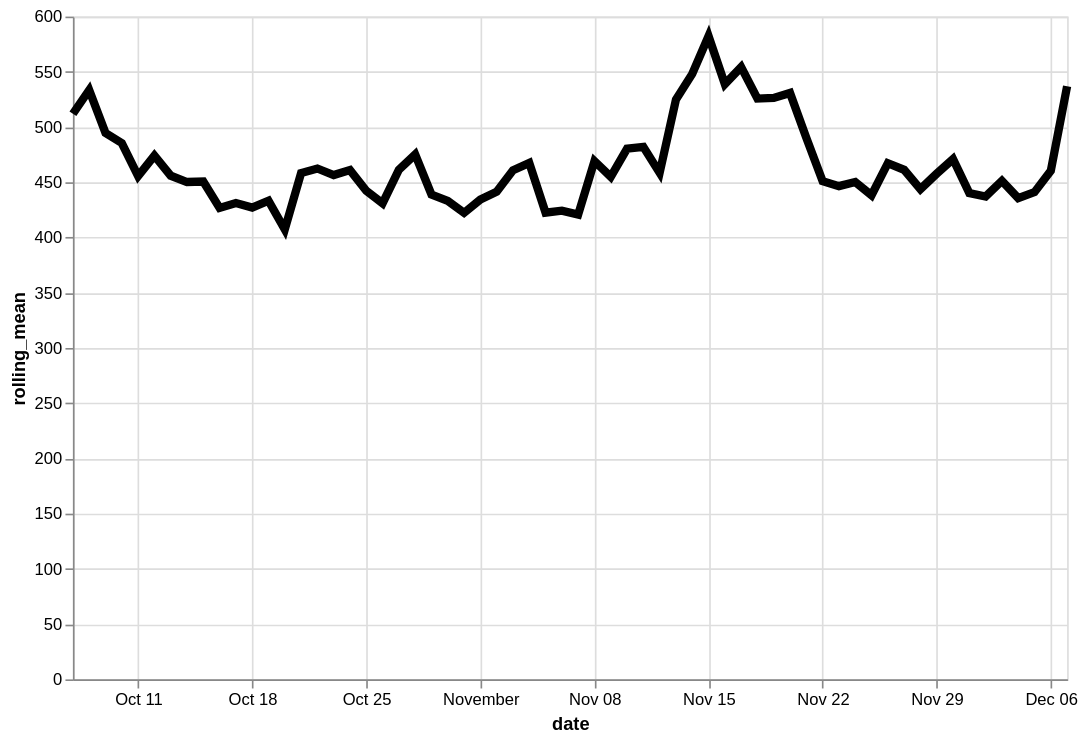

Express this chart as Vega-Lite.
### Vega-Lite specification from a JSON file in a GitHub repository (floating-point values rounded to 4 significant figures)
{"config": {"view": {"continuousWidth": 400, "continuousHeight": 300}}, "data": {"name": "data-82fb2fd9b89d2a2f6af646050732793d"}, "mark": {"type": "line", "color": "black", "size": 5}, "encoding": {"x": {"type": "temporal", "field": "date"}, "y": {"type": "quantitative", "field": "rolling_mean"}}, "height": 400, "transform": [{"window": [{"op": "mean", "field": "logavg", "as": "rolling_mean"}], "frame": [-7, 0]}], "width": 600, "$schema": "https://vega.github.io/schema/vega-lite/v4.8.1.json", "datasets": {"data-82fb2fd9b89d2a2f6af646050732793d": [{"date": "2020-10-07", "logavg": 512.0}, {"date": "2020-10-08", "logavg": 555.0}, {"date": "2020-10-09", "logavg": 416.6}, {"date": "2020-10-10", "logavg": 458.3}, {"date": "2020-10-11", "logavg": 335.9}, {"date": "2020-10-12", "logavg": 566.8}, {"date": "2020-10-13", "logavg": 347.0}, {"date": "2020-10-14", "logavg": 410.4}, {"date": "2020-10-15", "logavg": 515.7}, {"date": "2020-10-16", "logavg": 363.2}, {"date": "2020-10-17", "logavg": 451.8}, {"date": "2020-10-18", "logavg": 426.1}, {"date": "2020-10-19", "logavg": 386.0}, {"date": "2020-10-20", "logavg": 357.9}, {"date": "2020-10-21", "logavg": 755.5}, {"date": "2020-10-22", "logavg": 443.4}, {"date": "2020-10-23", "logavg": 468.6}, {"date": "2020-10-24", "logavg": 398.7}, {"date": "2020-10-25", "logavg": 302.6}, {"date": "2020-10-26", "logavg": 335.0}, {"date": "2020-10-27", "logavg": 629.6}, {"date": "2020-10-28", "logavg": 468.4}, {"date": "2020-10-29", "logavg": 464.1}, {"date": "2020-10-30", "logavg": 398.1}, {"date": "2020-10-31", "logavg": 381.9}, {"date": "2020-11-01", "logavg": 495.4}, {"date": "2020-11-02", "logavg": 359.2}, {"date": "2020-11-03", "logavg": 490.1}, {"date": "2020-11-04", "logavg": 683.3}, {"date": "2020-11-05", "logavg": 108.0}, {"date": "2020-11-06", "logavg": 478.9}, {"date": "2020-11-07", "logavg": 369.1}, {"date": "2020-11-08", "logavg": 769.4}, {"date": "2020-11-09", "logavg": 381.8}, {"date": "2020-11-10", "logavg": 562.8}, {"date": "2020-11-11", "logavg": 503.2}, {"date": "2020-11-12", "logavg": 494.9}, {"date": "2020-11-13", "logavg": 638.3}, {"date": "2020-11-14", "logavg": 665.7}, {"date": "2020-11-15", "logavg": 642.8}, {"date": "2020-11-16", "logavg": 420.9}, {"date": "2020-11-17", "logavg": 506.0}, {"date": "2020-11-18", "logavg": 334.2}, {"date": "2020-11-19", "logavg": 507.6}, {"date": "2020-11-20", "logavg": 531.2}, {"date": "2020-11-21", "logavg": 313.6}, {"date": "2020-11-22", "logavg": 351.9}, {"date": "2020-11-23", "logavg": 606.6}, {"date": "2020-11-24", "logavg": 451.1}, {"date": "2020-11-25", "logavg": 409.9}, {"date": "2020-11-26", "logavg": 566.4}, {"date": "2020-11-27", "logavg": 459.3}, {"date": "2020-11-28", "logavg": 391.6}, {"date": "2020-11-29", "logavg": 425.5}, {"date": "2020-11-30", "logavg": 457.5}, {"date": "2020-12-01", "logavg": 360.2}, {"date": "2020-12-02", "logavg": 426.9}, {"date": "2020-12-03", "logavg": 522.9}, {"date": "2020-12-04", "logavg": 441.5}, {"date": "2020-12-05", "logavg": 502.4}, {"date": "2020-12-06", "logavg": 546.6}, {"date": "2020-12-07", "logavg": 1037.0}]}}
